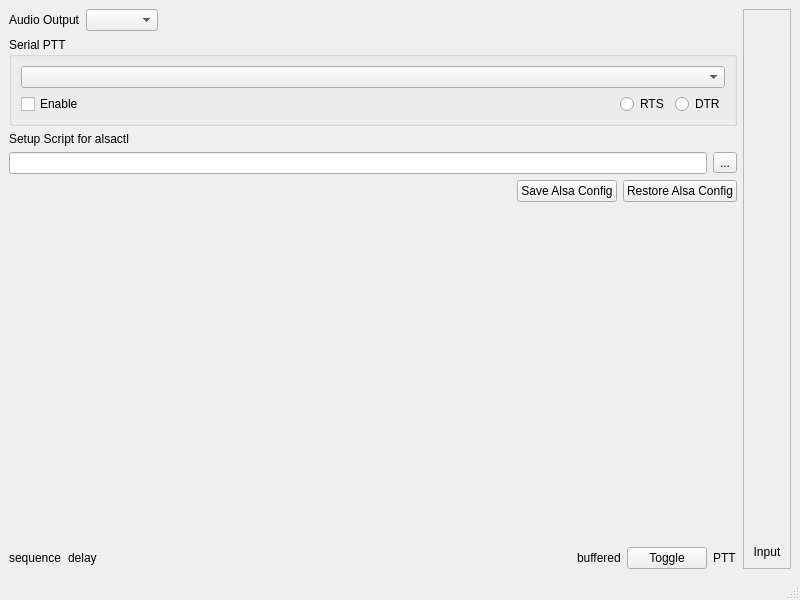
<?xml version="1.0" encoding="UTF-8"?>
<ui version="4.0">
 <class>KPMainWindow</class>
 <widget class="QMainWindow" name="KPMainWindow">
  <property name="geometry">
   <rect>
    <x>0</x>
    <y>0</y>
    <width>800</width>
    <height>600</height>
   </rect>
  </property>
  <property name="windowTitle">
   <string>Keyer Proxy</string>
  </property>
  <widget class="QWidget" name="centralwidget">
   <layout class="QHBoxLayout" name="horizontalLayout_3">
    <item>
     <layout class="QVBoxLayout" name="verticalLayout_2">
      <item>
       <layout class="QHBoxLayout" name="horizontalLayout_2">
        <item>
         <widget class="QLabel" name="label_8">
          <property name="text">
           <string>Audio Output</string>
          </property>
         </widget>
        </item>
        <item>
         <widget class="QComboBox" name="outputCombo"/>
        </item>
        <item>
         <spacer name="horizontalSpacer_10">
          <property name="orientation">
           <enum>Qt::Horizontal</enum>
          </property>
          <property name="sizeHint" stdset="0">
           <size>
            <width>40</width>
            <height>20</height>
           </size>
          </property>
         </spacer>
        </item>
       </layout>
      </item>
      <item>
       <widget class="QGroupBox" name="serialFrame">
        <property name="title">
         <string>Serial PTT</string>
        </property>
        <layout class="QVBoxLayout" name="verticalLayout_3">
         <item>
          <layout class="QHBoxLayout" name="horizontalLayout_6">
           <item>
            <widget class="QComboBox" name="spCombo"/>
           </item>
          </layout>
         </item>
         <item>
          <layout class="QHBoxLayout" name="horizontalLayout_7">
           <item>
            <widget class="QCheckBox" name="serialPTTEnable">
             <property name="text">
              <string>Enable</string>
             </property>
            </widget>
           </item>
           <item>
            <spacer name="horizontalSpacer_3">
             <property name="orientation">
              <enum>Qt::Horizontal</enum>
             </property>
             <property name="sizeHint" stdset="0">
              <size>
               <width>40</width>
               <height>20</height>
              </size>
             </property>
            </spacer>
           </item>
           <item>
            <widget class="QRadioButton" name="rts">
             <property name="text">
              <string>RTS</string>
             </property>
             <attribute name="buttonGroup">
              <string notr="true">rtsdtrGroup</string>
             </attribute>
            </widget>
           </item>
           <item>
            <widget class="QRadioButton" name="dtr">
             <property name="text">
              <string>DTR</string>
             </property>
             <attribute name="buttonGroup">
              <string notr="true">rtsdtrGroup</string>
             </attribute>
            </widget>
           </item>
          </layout>
         </item>
        </layout>
       </widget>
      </item>
      <item>
       <layout class="QVBoxLayout" name="verticalLayout_4">
        <item>
         <widget class="QLabel" name="label">
          <property name="text">
           <string>Setup Script for alsactl</string>
          </property>
         </widget>
        </item>
        <item>
         <layout class="QHBoxLayout" name="horizontalLayout_10">
          <item>
           <widget class="QLineEdit" name="setupScriptEdit"/>
          </item>
          <item>
           <widget class="QToolButton" name="setupBrowseButton">
            <property name="text">
             <string>...</string>
            </property>
           </widget>
          </item>
         </layout>
        </item>
       </layout>
      </item>
      <item>
       <layout class="QHBoxLayout" name="horizontalLayout_11">
        <item>
         <spacer name="horizontalSpacer">
          <property name="orientation">
           <enum>Qt::Horizontal</enum>
          </property>
          <property name="sizeHint" stdset="0">
           <size>
            <width>40</width>
            <height>20</height>
           </size>
          </property>
         </spacer>
        </item>
        <item>
         <widget class="QPushButton" name="saveAlsaButton">
          <property name="text">
           <string>Save Alsa Config</string>
          </property>
         </widget>
        </item>
        <item>
         <widget class="QPushButton" name="restoreAlsaButton">
          <property name="text">
           <string>Restore Alsa Config</string>
          </property>
         </widget>
        </item>
       </layout>
      </item>
      <item>
       <spacer name="verticalSpacer">
        <property name="orientation">
         <enum>Qt::Vertical</enum>
        </property>
        <property name="sizeHint" stdset="0">
         <size>
          <width>17</width>
          <height>13</height>
         </size>
        </property>
       </spacer>
      </item>
      <item>
       <layout class="QHBoxLayout" name="horizontalLayout">
        <item>
         <widget class="QLabel" name="seqLabel">
          <property name="text">
           <string>sequence</string>
          </property>
         </widget>
        </item>
        <item>
         <widget class="QLabel" name="delayLabel">
          <property name="text">
           <string>delay</string>
          </property>
         </widget>
        </item>
        <item>
         <spacer name="horizontalSpacer_5">
          <property name="orientation">
           <enum>Qt::Horizontal</enum>
          </property>
          <property name="sizeHint" stdset="0">
           <size>
            <width>40</width>
            <height>20</height>
           </size>
          </property>
         </spacer>
        </item>
        <item>
         <widget class="QLabel" name="bufferedLabel">
          <property name="text">
           <string>buffered</string>
          </property>
         </widget>
        </item>
        <item>
         <widget class="QPushButton" name="pushButton">
          <property name="text">
           <string>Toggle</string>
          </property>
         </widget>
        </item>
        <item>
         <widget class="QLabel" name="pttLabel">
          <property name="text">
           <string>PTT</string>
          </property>
         </widget>
        </item>
       </layout>
      </item>
     </layout>
    </item>
    <item>
     <widget class="QFrame" name="volFrame">
      <property name="frameShape">
       <enum>QFrame::StyledPanel</enum>
      </property>
      <property name="frameShadow">
       <enum>QFrame::Raised</enum>
      </property>
      <layout class="QHBoxLayout" name="horizontalLayout_14">
       <item>
        <layout class="QVBoxLayout" name="verticalLayout">
         <item>
          <widget class="LevelMeter" name="levelMeter" native="true">
           <property name="sizePolicy">
            <sizepolicy hsizetype="Preferred" vsizetype="Expanding">
             <horstretch>0</horstretch>
             <verstretch>0</verstretch>
            </sizepolicy>
           </property>
          </widget>
         </item>
         <item>
          <widget class="QLabel" name="levelLabel">
           <property name="text">
            <string>Input</string>
           </property>
           <property name="alignment">
            <set>Qt::AlignCenter</set>
           </property>
          </widget>
         </item>
        </layout>
       </item>
      </layout>
     </widget>
    </item>
   </layout>
  </widget>
  <widget class="QStatusBar" name="statusbar"/>
 </widget>
 <customwidgets>
  <customwidget>
   <class>LevelMeter</class>
   <extends>QWidget</extends>
   <header>levelmeter.h</header>
   <container>1</container>
  </customwidget>
 </customwidgets>
 <resources/>
 <connections/>
 <buttongroups>
  <buttongroup name="rtsdtrGroup"/>
 </buttongroups>
</ui>
